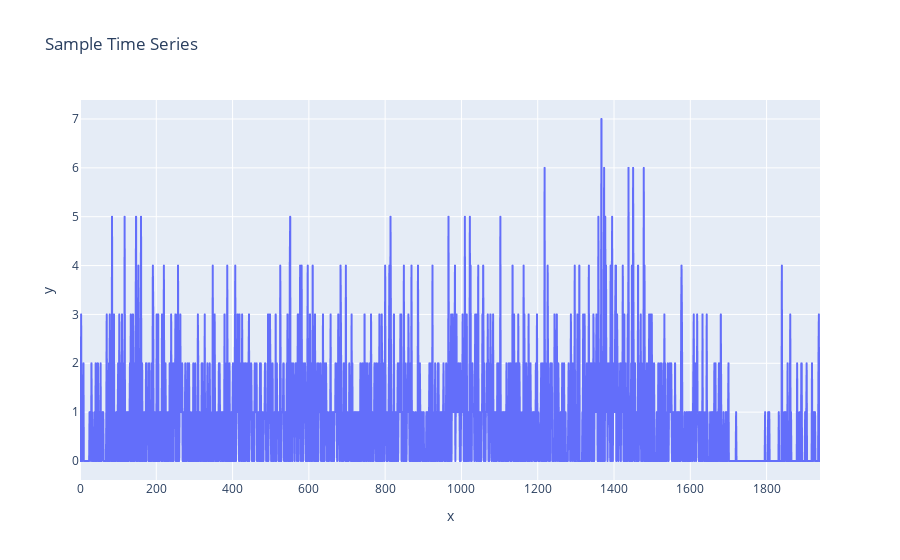

The code cell stored with this chart in its notebook:
### Code cell
fig = px.line(x=np.arange(1941), y=sales_train_eval.loc[100][d_cols].values,title="Sample Time Series")
fig.show()

### Figure 1 — Plotly figure (JSON) as saved in the notebook; plotly's stock layout.template omitted (floating-point values rounded to 4 significant figures; data arrays with more than 128 entries replaced by an {"elided": "..."} marker saying what was removed)
{"data": [{"hovertemplate": "x=%{x}<br>y=%{y}<extra></extra>", "legendgroup": "", "line": {"color": "#636efa", "dash": "solid"}, "marker": {"symbol": "circle"}, "mode": "lines", "name": "", "showlegend": false, "type": "scattergl", "x": {"elided": "1941 int values"}, "xaxis": "x", "y": {"elided": "1941 int values"}, "yaxis": "y"}], "layout": {"legend": {"tracegroupgap": 0}, "title": {"text": "Sample Time Series"}, "xaxis": {"anchor": "y", "domain": [0, 1], "title": {"text": "x"}}, "yaxis": {"anchor": "x", "domain": [0, 1], "title": {"text": "y"}}}}
